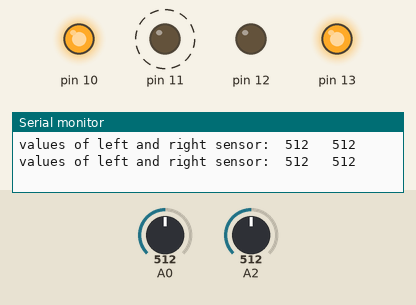
The sketch below on a simulated Arduino Uno, built with avr-gcc and run on an emulated ATmega328P. Parts: output pins drawn as LEDs (lit = HIGH), the last lines printed to the serial monitor. Dashed ring = blinking. The inputs (shaded band) are chosen by the test bench; at power-on: A2 = 512, A0 = 512.

Above: at 2.6 s.
2.7 s: A2 set to 490
At 4.5 s:
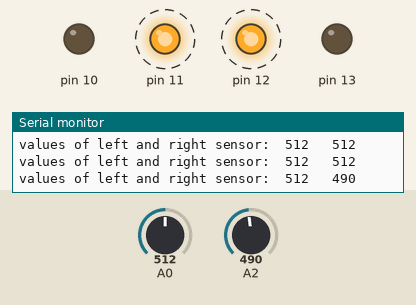
8.3 s: A0 set to 170
At 9.9 s:
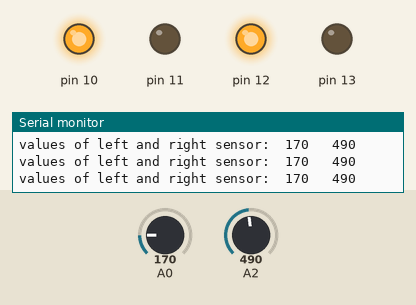
10.7 s: A0 set to 191
At 11.2 s:
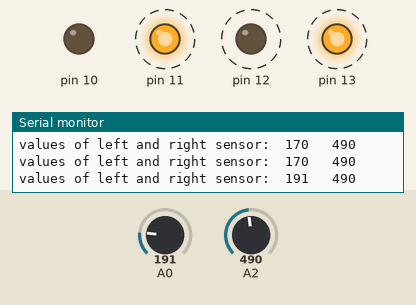
14.2 s: A2 set to 510
At 15.8 s:
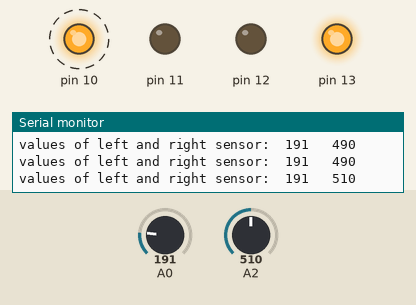
Timing chart, 0 to 18.7 s (numbered marks = the images above; inputs shaded):
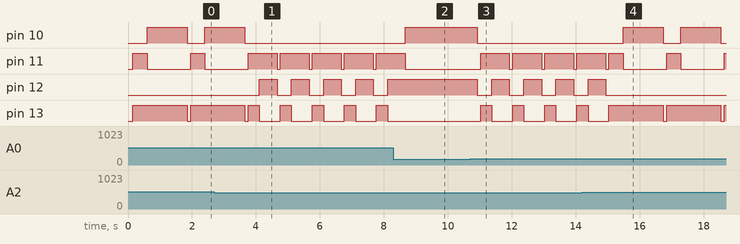

Measured:
- the behaviour switches between 180 and 181 on A0 (found by bisection; images 2 and 3)
- after the input at 2.7 s, pin 10: goes on until 3.7 s, then stays LOW; pin 11: alternates HIGH for 0.90 s and LOW for 0.10 s, starting after 2.0 s; pin 12: alternates HIGH for 0.55 s and LOW for 0.45 s, starting after 1.4 s
- after the input at 8.3 s, pin 10: LOW → HIGH after 0.37 s; pin 11: goes on until 8.7 s, then stays LOW; pin 12: stops changing and stays HIGH; pin 13: stops changing and stays LOW
- after the input at 10.7 s, pin 10: HIGH → LOW after 0.23 s; pin 11: alternates HIGH for 0.90 s and LOW for 0.10 s, starting after 0.33 s; pin 12: alternates HIGH for 0.55 s and LOW for 0.45 s, starting after 0.23 s; pin 13: alternates HIGH for 0.35 s and LOW for 0.65 s, starting after 0.33 s
- after the input at 14.2 s, pin 10: alternates HIGH for 1.3 s and LOW for 0.55 s, starting after 1.3 s; pin 12: goes on until 14.9 s, then stays LOW
- by itself, pin 11: alternates HIGH for 0.45 s and LOW for 1.4 s
- by itself, pin 13: repeats every 1.0 s: HIGH 0.35 s, LOW 0.65 s

The sketch:

obstacle_avoider.ino
```cpp
int lefts,rights;
void setup() {
  // put your setup code here, to run once:
  pinMode(10,OUTPUT);
  pinMode(11,OUTPUT);
  pinMode(12,OUTPUT);
  pinMode(13,OUTPUT);
  Serial.begin(9600);
}
void stop(int n){
for(int i=0;i<n;i++){
  digitalWrite(10,LOW);
  digitalWrite(11,LOW);
  digitalWrite(12,LOW);
  digitalWrite(13,LOW);
  delay(1);
}
}
void left(){
  digitalWrite(10,HIGH);
  digitalWrite(11,LOW);
  digitalWrite(12,LOW);
  digitalWrite(13,HIGH);
}
void right(){
  digitalWrite(10,LOW);
  digitalWrite(11,HIGH);
  digitalWrite(12,HIGH);
  digitalWrite(13,LOW);
}
void forward(){
  digitalWrite(10,HIGH);
  digitalWrite(11,LOW);
  digitalWrite(12,HIGH);
  digitalWrite(13,LOW);
}
void backward(){
  digitalWrite(10,LOW);
  digitalWrite(11,HIGH);
  digitalWrite(12,LOW);
  digitalWrite(13,HIGH);
}

void loop() {
  lefts = analogRead(A0);
  rights = analogRead(A2);
  Serial.println("values of left and right sensor:  "+String(lefts)+"   "+String(rights));
  delay(50);
  if(rights>500 && lefts>180){ //object is detected by both the sensors
    stop(100);
    backward();
    delay(450);
    left();
    delay(1200);// steep left turn(turn greater than 60degrees)
  }
  if(rights<500 && lefts<180){ //no obstacle is detected so robot should propogate forward
    forward();
    delay(400);
  }
  if(rights>500 && lefts<180){ //obstacle is detected in right side so turn left
      stop(100);
      backward();
      delay(350);
      left();
      delay(500);
  }
if(rights<500 && lefts>180){ //obstacle is detected in left side
  stop(100);
  backward();
  delay(350);
  right(); //so turn right
  delay(500);
}

}
```
